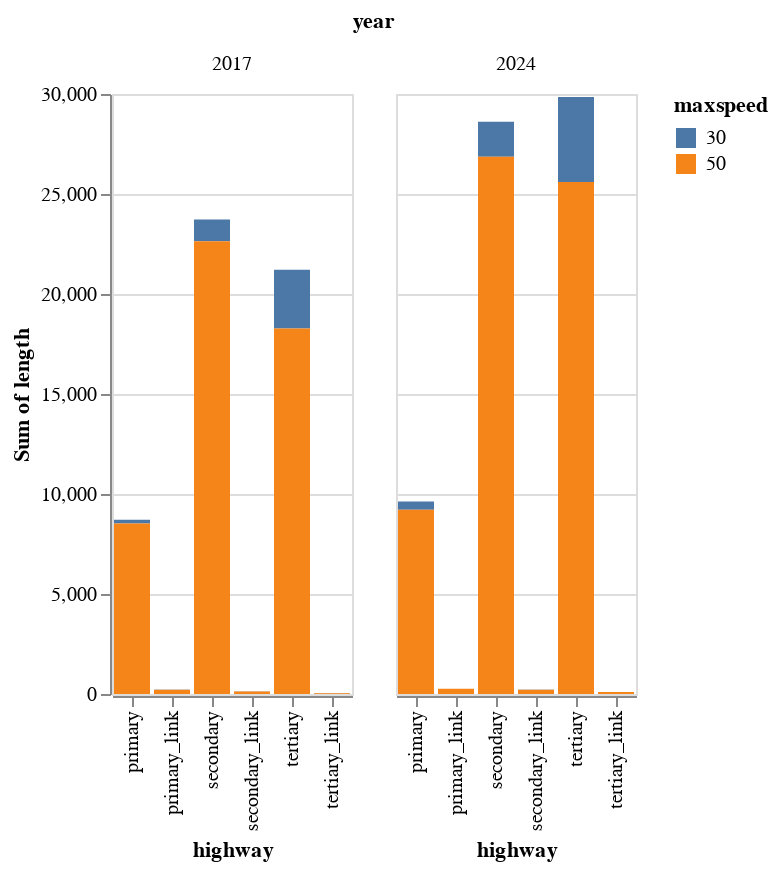

Notebook source saved alongside this figure:
### Code cell
import altair as alt
from vega_datasets import data

source = grouped_df

alt.Chart(source).mark_bar().encode(
    x='highway',
    y='sum(length)',
    color='maxspeed',
    facet="year"
)

### Figure 1 — Vega-Lite specification as saved in the notebook (floating-point values rounded to 4 significant figures)
{"config": {"view": {"continuousWidth": 300, "continuousHeight": 300}}, "data": {"name": "data-9fdf71b4a03b4d58c75a2c44626b4e5d"}, "mark": {"type": "bar"}, "encoding": {"color": {"field": "maxspeed", "type": "nominal"}, "facet": {"field": "year", "type": "nominal"}, "x": {"field": "highway", "type": "nominal"}, "y": {"aggregate": "sum", "field": "length", "type": "quantitative"}}, "$schema": "https://vega.github.io/schema/vega-lite/v5.20.1.json", "datasets": {"data-9fdf71b4a03b4d58c75a2c44626b4e5d": [{"highway": "primary", "maxspeed": "30", "year": "2017", "length": 195.2}, {"highway": "primary", "maxspeed": "30", "year": "2024", "length": 404.4}, {"highway": "primary", "maxspeed": "50", "year": "2017", "length": 8523.0}, {"highway": "primary", "maxspeed": "50", "year": "2024", "length": 9218.0}, {"highway": "primary_link", "maxspeed": "30", "year": "2017", "length": 5.787}, {"highway": "primary_link", "maxspeed": "30", "year": "2024", "length": 10.82}, {"highway": "primary_link", "maxspeed": "50", "year": "2017", "length": 216.9}, {"highway": "primary_link", "maxspeed": "50", "year": "2024", "length": 256.8}, {"highway": "secondary", "maxspeed": "30", "year": "2017", "length": 1093.0}, {"highway": "secondary", "maxspeed": "30", "year": "2024", "length": 1745.0}, {"highway": "secondary", "maxspeed": "50", "year": "2017", "length": 22630.0}, {"highway": "secondary", "maxspeed": "50", "year": "2024", "length": 26870.0}, {"highway": "secondary_link", "maxspeed": "30", "year": "2017", "length": 6.486}, {"highway": "secondary_link", "maxspeed": "30", "year": "2024", "length": 10.59}, {"highway": "secondary_link", "maxspeed": "50", "year": "2017", "length": 126.5}, {"highway": "secondary_link", "maxspeed": "50", "year": "2024", "length": 214.6}, {"highway": "tertiary", "maxspeed": "30", "year": "2017", "length": 2945.0}, {"highway": "tertiary", "maxspeed": "30", "year": "2024", "length": 4252.0}, {"highway": "tertiary", "maxspeed": "50", "year": "2017", "length": 18270.0}, {"highway": "tertiary", "maxspeed": "50", "year": "2024", "length": 25600.0}, {"highway": "tertiary_link", "maxspeed": "30", "year": "2017", "length": 4.48}, {"highway": "tertiary_link", "maxspeed": "30", "year": "2024", "length": 6.014}, {"highway": "tertiary_link", "maxspeed": "50", "year": "2017", "length": 43.03}, {"highway": "tertiary_link", "maxspeed": "50", "year": "2024", "length": 95.83}]}}
